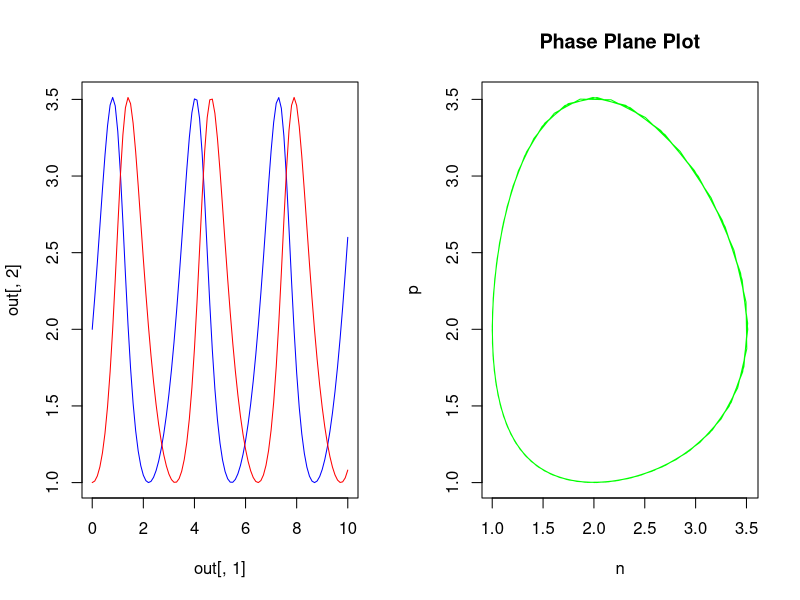
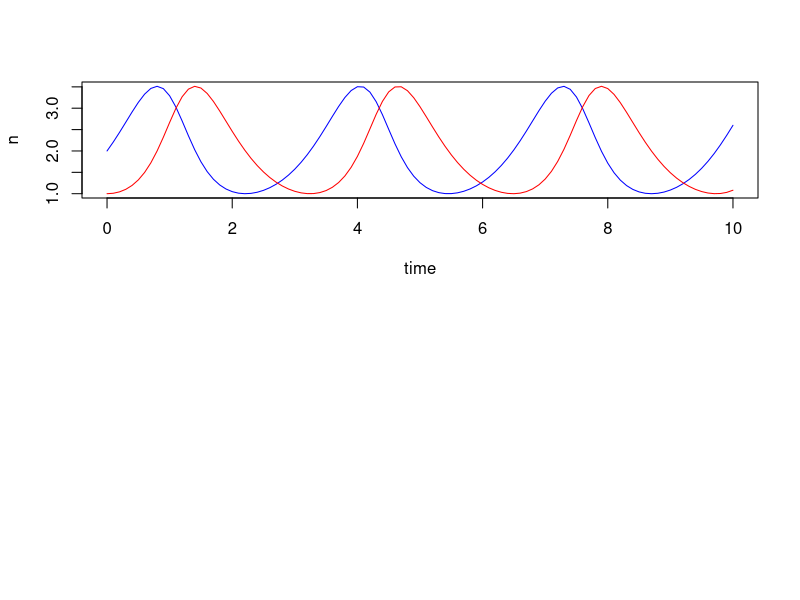

Recreate these plots in R, in order. (Note: this script raises an error after producing the figures.)
rm(list = ls())
library(deSolve)
###############

LV_isoclines <- function(r,a,mu) {
  P <- list( r=2, a=1, mu=2 )
  # Extracting parameters from the list
  r <- P$r
  a <- P$a
  mu <- P$mu
  # equilibria (we use these coordinates to draw the isoclines):
  ne <- mu/a
  pe <- r/a
  
  return(LV_isoclines)
  
  # prey isocline:
  plot(c(0,2*ne), c(pe,pe), type='l', col='blue')
  # predator isocline:
  lines(c(ne,ne), c(0,2*ne), col='red')
}

##################
LV_isoclines <- function(r, a, mu){
  y = r/a #prey
  x = mu/a #predator
  return(list(y = y , x = x))
}

isovalues <- LV_isoclines(1,1,2)
# plot(isovalues$x, type='l', xlim=c(0,10), ylim=c(0,5), xlab='predator', ylab='prey')
# abline(h = isovalues$y)
# 
# lines(isovalues$y, type='l')
# abline(v = isovalues$x)
#################
par(mfrow = c(1,2))
LV_sys <- function(t, np, P) {
  n <- np[1] #prey
  p <- np[2] #predator
  dndt <- P$r*n - P$a*n*p
  dpdt <- P$a*n*p - P$mu*p
  return(list(c(dndt, dpdt)))
}
np0 <- c(2, 1)
P <- list( r=2, a=1, mu=2)
timevec <- seq( 0, 10, by=0.1 )
out <- ode( y = np0, func = LV_sys, times = timevec, parms = P)
#print(out)
plot(out[,1], out[,2], type='l', col='blue')
lines(out[,1], out[,3], col='red')
plot(out[,2], out[,3], type='l', col='green', xlab='n', ylab='p', main='Phase Plane Plot')
##############
computeJacobian <- function(r, a, mu) {
  J <- matrix(0, nrow = 2, ncol = 2)  # Initialize a 2x2 matrix for the Jacobian
  
  # Calculate the elements of the Jacobian matrix
  J[1, 1] <- 0
  J[1, 2] <- -mu 
  J[2, 1] <- r 
  J[2, 2] <- 0
  
  return(J)  # Return the Jacobian matrix
}
P <- list(r=1, a=1, mu=2)
eig <- eigen(computeJacobian(P$r,P$a,P$mu))
print(eig)

############################
LV_isoclines <- function(r,a,mu) {
  # equilibria (we use these coordinates to draw the isoclines):
  ne <- mu/a
  pe <- r/a
  # prey isocline:
  plot(c(0,2*ne), c(pe,pe), type='l', col='blue')
  # predator isocline:
  lines(c(ne,ne), c(0,2*ne), col='red')
}
LV_sys <- function(t, np, P) {
  # extract vector content:
  n <- np[1]
  p <- np[2]
  # calculate the two growth rates:
  dndt <- P$r*n - P$a*n*p
  dpdt <- P$a*n*p - P$mu*p
  list(c(dndt, dpdt )) # the result as a vector in a list
}
rm(list = ls())
# First load the deSolve package:
library(deSolve)
# set up a vector of time-points for the output:
timevec <- seq( 0, 10, by=0.1 )
# we need a list of parameters:
P <- list( r=2, a=1, mu=2 )
np0 <- c(n=2,p=1) # initial population sizes
# define the growth function:
LV_sys <- function(t, np, P) {
  # extract vector content:
  n <- np[1]
  p <- np[2]
  # calculate the two growth rates:
  dndt <- P$r*n - P$a*n*p
  dpdt <- P$a*n*p - P$mu*p
  list(c(dndt, dpdt )) # the result as a vector in a list
}

# call the ode function to solve the differnetial equation:
out <- ode( y = np0, func = LV_sys, times = timevec, parms = P)
time <- out[,'time']
n <- out[,'n']
p <- out[,'p']
# plot the output in two panels:
op <- par(mfrow=c(2,1))
# first population sizes over time:
plot( time, n, type='l', col='blue' )
lines( time, p, type='l', col='red' )
# next the phase plane, starting with the isoclines:
LV_isoclines(P$r, P$a, P$mu)
# add the trajectory:
lines( n, p)
# plot a square at the initial condition
points(n[1], p[1], pch=0)
# reset graphics parameters:
par(op)
